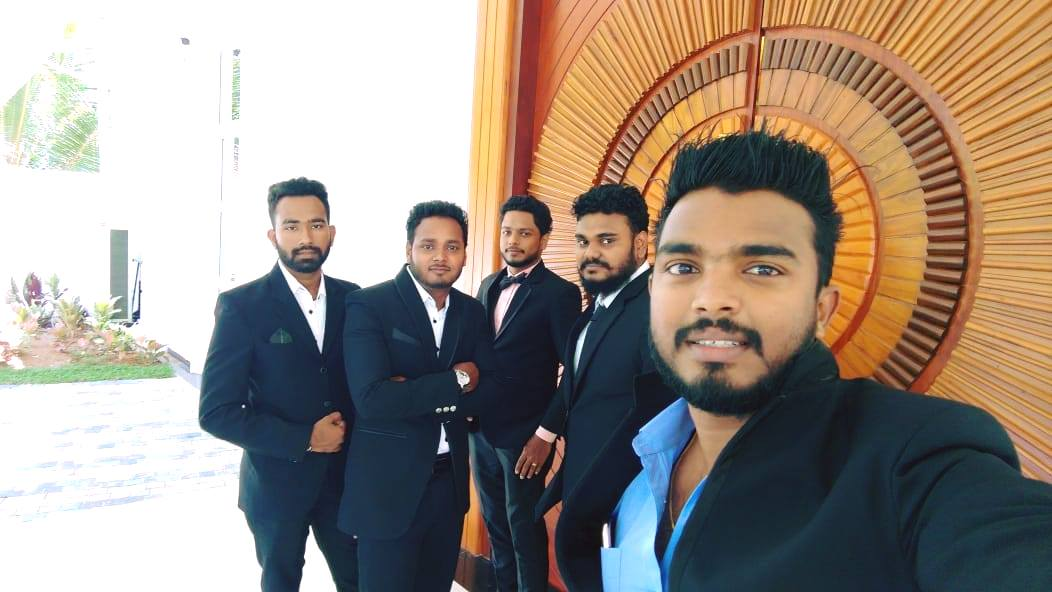
#> input picture assets/images/group.jpg, 1052 x 592 px
$ python face-detector.py
#> lines starting #> are read from the running program, lines starting #| are printed output that depends on the picture; after the words box and inside, x2 and y2 are one past the last pixel; in counts of white or black regions, pixels touching at a corner belong together
import cv2
from random import randrange

trained_face_data = cv2.CascadeClassifier('haarcascade_frontalface_default.xml')

# choose an image to detect face in
#img = cv2.imread('assets/images/IMG_0388.jpg')
img = cv2.imread('assets/images/group.jpg')
#> img is the input picture: shape (592, 1052, 3); mean B, G, R 132.5, 143.3, 155.1

# must convert to grayscale
grayscale_img = cv2.cvtColor(img, cv2.COLOR_BGR2GRAY)
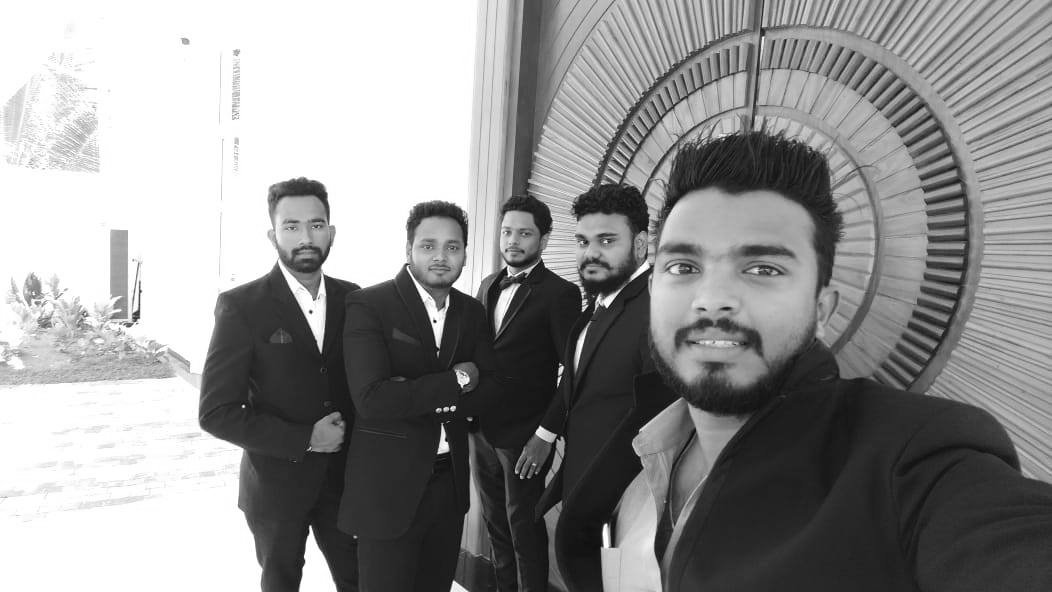
#> grayscale_img: shape (592, 1052); min 3, max 255, mean 145.6

#detect faces
face_coordinates = trained_face_data.detectMultiScale(grayscale_img)
#> face_coordinates = [[490, 211, 55, 55], [407, 221, 65, 65], [269, 199, 70, 70], [560, 215, 67, 67], [617, 182, 209, 209]]

# draw rectangles around the faces
#cv2.rectangle(img, (307, 115), (307+336, 115+336), (0, 255, 0), 2) #static
#(x, y, w, h) = face_coordinates[0] #single detection
for (x, y, w, h) in face_coordinates:
    cv2.rectangle(img, (x, y), (x+w, y+h), (0, 256, 0), 2)
#> this loop made 5 passes
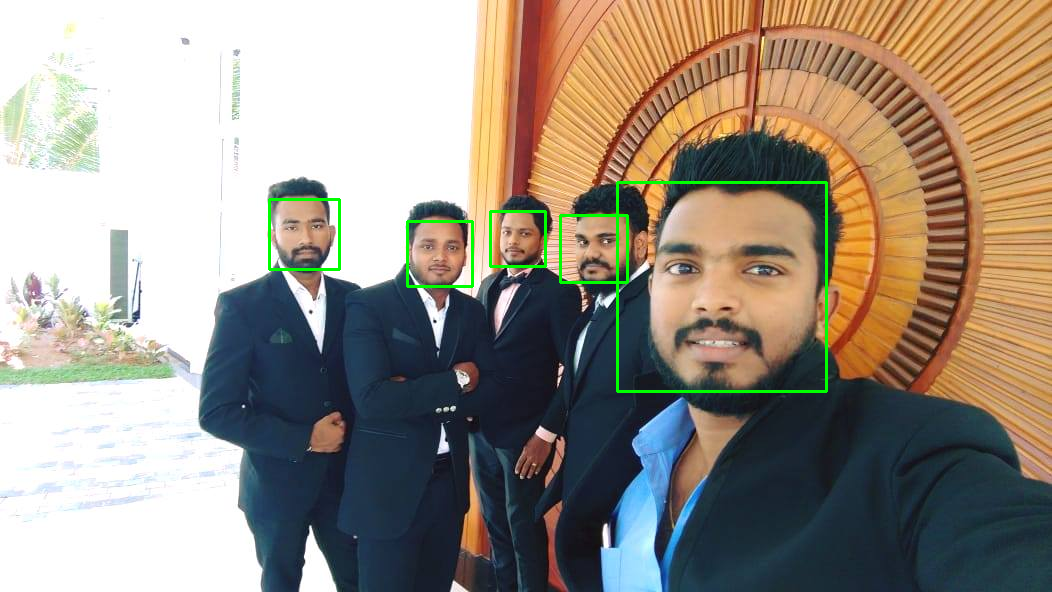
#> img: shape (592, 1052, 3); 0.89% of pixels changed, all inside (x1, y1, x2, y2) = (268, 181, 828, 393)
    #cv2.rectangle(img, (x, y), (x+w, y+h), (randrange(256), randrange(256), randrange(256)), 2) #random color

#
cv2.imshow('WNM Face Detector', img)
#
cv2.waitKey()

print("Code Completed");

$ run again, with assets/images/IMG_0388.jpg copied over assets/images/group.jpg
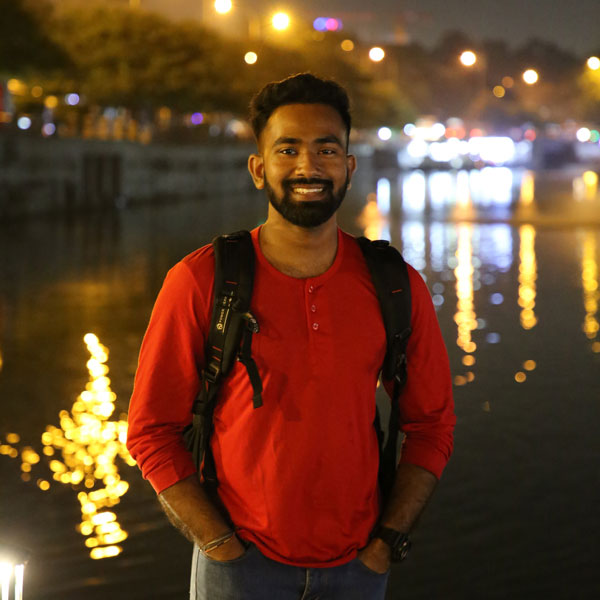
#> input picture assets/images/IMG_0388.jpg, 600 x 600 px
#> img is the input picture: shape (600, 600, 3); mean B, G, R 41.6, 65.5, 100.8
#> `grayscale_img = cv2.cvtColor(img, cv2.COLOR_BGR2GRAY)`:
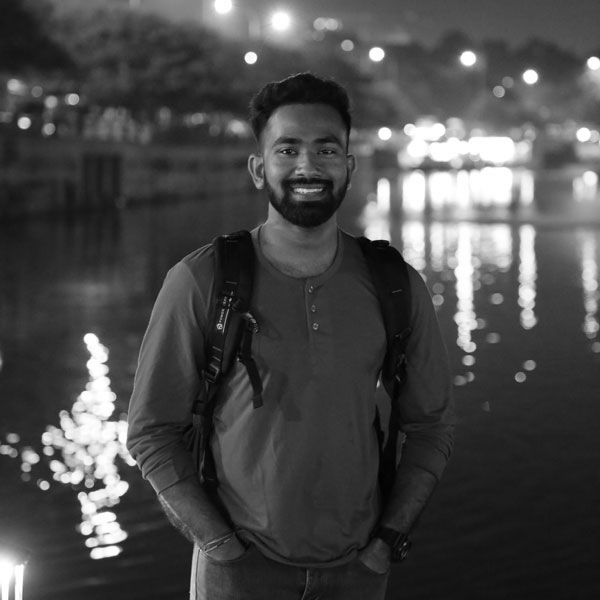
#> grayscale_img: shape (600, 600); min 1, max 255, mean 73.3
#> face_coordinates = [[58, 388, 79, 79], [255, 106, 107, 107]]
#> the loop `for (x, y, w, h) in face_coordinates:` made 2 passes
#> after the loop `for (x, y, w, h) in face_coordinates:`:
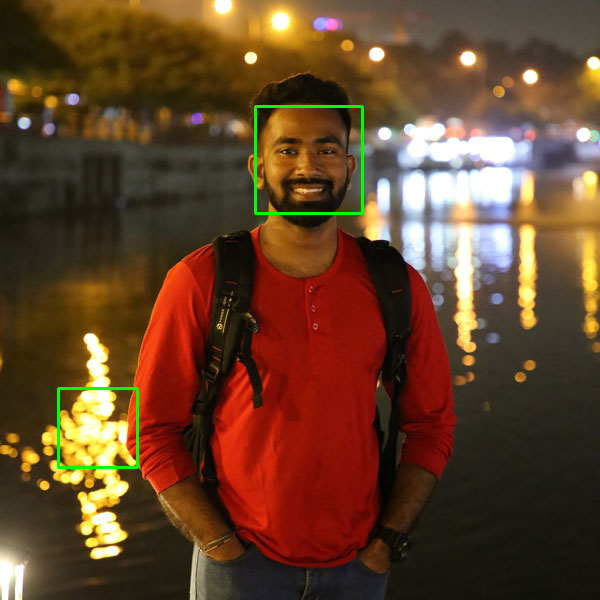
#> img: shape (600, 600, 3); 0.62% of pixels changed, all inside (x1, y1, x2, y2) = (57, 105, 364, 469)
